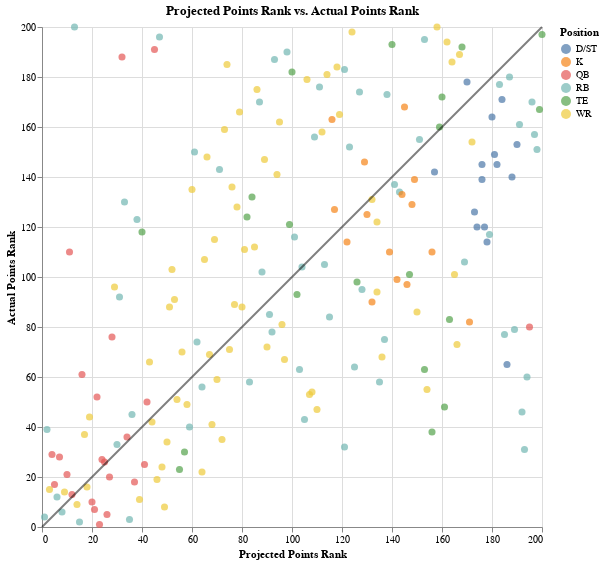

Notebook code for this chart:
### Markdown cell above
## Projected Points vs. Actial Points

### Code cell
chart3 = make_scatter(
    "proj_pts_rank", "points_rank", "Projected Points Rank", "Actual Points Rank",
    "Projected Points Rank vs. Actual Points Rank"
)
chart3

### Figure 1 — Vega-Lite specification as saved in the notebook (floating-point values rounded to 4 significant figures; data arrays with more than 128 entries replaced by an {"elided": "..."} marker saying what was removed)
{"$schema": "https://vega.github.io/schema/vega-lite/v2.6.0.json", "config": {"view": {"height": 300, "width": 400}}, "datasets": {"data-2fa5ea8f6221c8c81dcaa6a78d083b30": [{"x": 0, "y": 0}, {"x": 200, "y": 200}], "data-d8149c05dd37e5d53c8b1d349e2da410": {"elided": "200 records"}}, "layer": [{"data": {"name": "data-d8149c05dd37e5d53c8b1d349e2da410"}, "encoding": {"color": {"field": "pos", "legend": {"title": "Position"}, "type": "nominal"}, "tooltip": [{"field": "name", "title": "Player", "type": "nominal"}, {"field": "proj_pts_rank", "title": "Projected Points Rank", "type": "quantitative"}, {"field": "points_rank", "title": "Actual Points Rank", "type": "quantitative"}, {"field": "pos", "title": "Position", "type": "nominal"}], "x": {"field": "proj_pts_rank", "title": "Projected Points Rank", "type": "quantitative"}, "y": {"field": "points_rank", "title": "Actual Points Rank", "type": "quantitative"}}, "height": 500, "mark": {"size": 50, "type": "circle"}, "title": "Projected Points Rank vs. Actual Points Rank", "width": 500}, {"data": {"name": "data-2fa5ea8f6221c8c81dcaa6a78d083b30"}, "encoding": {"x": {"field": "x", "type": "quantitative"}, "y": {"field": "y", "type": "quantitative"}}, "mark": {"color": "black", "opacity": 0.5, "type": "line"}}]}
